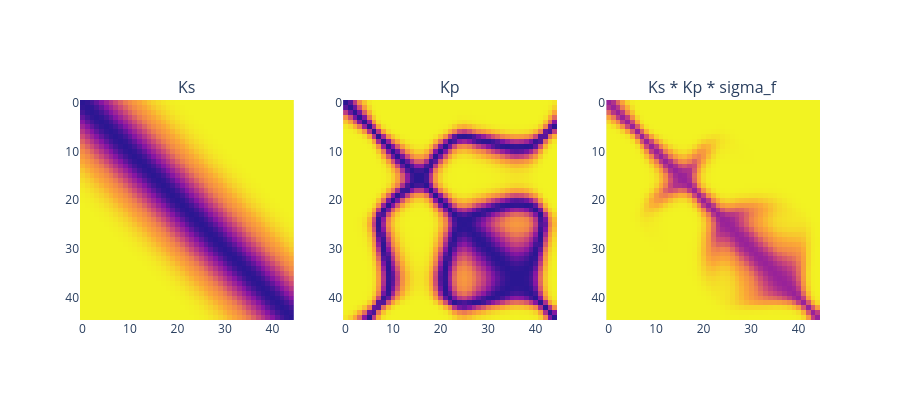

Notebook code cell kept with this figure:
### Code cell
ks_kp_covar(lambda_s = 0.5, lambda_p = 0.08, sigma_f = 0.8, rowcol_index_tuple = (1, None), ks_ds = mid_points, kp_ds = scaled_hr_scene_bed_tensor)
# Good example:
# ks_kp_covar(lambda_s = 0.6, lambda_p = 0.08, sigma_f = 0.8, rowcol_index_tuple = (None, 44), ks_ds = mid_points, kp_ds = scaled_hr_scene_bed_tensor)
# higher lambda_s improves receptive spatial region. Cut-off point for zero covariance.
# lower lambda_p makes it more sensitive to filter out high pixel correlation values
# output scaling
# ks_kp_covar(lambda_s = 0.99, lambda_p = 0.8, sigma_f = 0.5, rowcol_index_tuple = (1, None), ks_ds = mid_points, kp_ds = scaled_hr_scene_bed_tensor)

### Figure 1 — Plotly figure (JSON) as saved in the notebook; plotly's stock layout.template omitted (floating-point values rounded to 4 significant figures; data arrays with more than 128 entries replaced by an {"elided": "..."} marker saying what was removed)
{"data": [{"colorscale": [[0, "rgb(242, 243, 34)"], [0.25, "rgb(251, 168, 54)"], [0.45, "rgb(240, 130, 77)"], [0.65, "rgb(202, 69, 122)"], [0.85, "rgb(136, 22, 163)"], [1, "rgb(43, 22, 146)"]], "showscale": false, "type": "heatmap", "xaxis": "x", "yaxis": "y", "z": {"elided": "45x45 float values"}, "zmax": 1, "zmin": 0}, {"colorscale": [[0, "rgb(242, 243, 34)"], [0.25, "rgb(251, 168, 54)"], [0.45, "rgb(240, 130, 77)"], [0.65, "rgb(202, 69, 122)"], [0.85, "rgb(136, 22, 163)"], [1, "rgb(43, 22, 146)"]], "showscale": false, "type": "heatmap", "xaxis": "x2", "yaxis": "y2", "z": {"elided": "45x45 float values"}, "zmax": 1, "zmin": 0}, {"colorscale": [[0, "rgb(242, 243, 34)"], [0.25, "rgb(251, 168, 54)"], [0.45, "rgb(240, 130, 77)"], [0.65, "rgb(202, 69, 122)"], [0.85, "rgb(136, 22, 163)"], [1, "rgb(43, 22, 146)"]], "showscale": false, "type": "heatmap", "xaxis": "x3", "yaxis": "y3", "z": {"elided": "45x45 float values"}, "zmax": 1, "zmin": 0}], "layout": {"annotations": [{"font": {"size": 16}, "showarrow": false, "text": "Ks", "x": 0.1444, "xanchor": "center", "xref": "paper", "y": 1, "yanchor": "bottom", "yref": "paper"}, {"font": {"size": 16}, "showarrow": false, "text": "Kp", "x": 0.5, "xanchor": "center", "xref": "paper", "y": 1, "yanchor": "bottom", "yref": "paper"}, {"font": {"size": 16}, "showarrow": false, "text": "Ks * Kp * sigma_f", "x": 0.8556, "xanchor": "center", "xref": "paper", "y": 1, "yanchor": "bottom", "yref": "paper"}], "autosize": false, "height": 400, "width": 900, "xaxis": {"anchor": "y", "domain": [0, 0.2889]}, "xaxis2": {"anchor": "y2", "domain": [0.3556, 0.6444]}, "xaxis3": {"anchor": "y3", "domain": [0.7111, 1]}, "yaxis": {"anchor": "x", "autorange": "reversed", "domain": [0, 1]}, "yaxis2": {"anchor": "x2", "autorange": "reversed", "domain": [0, 1]}, "yaxis3": {"anchor": "x3", "autorange": "reversed", "domain": [0, 1]}}}
